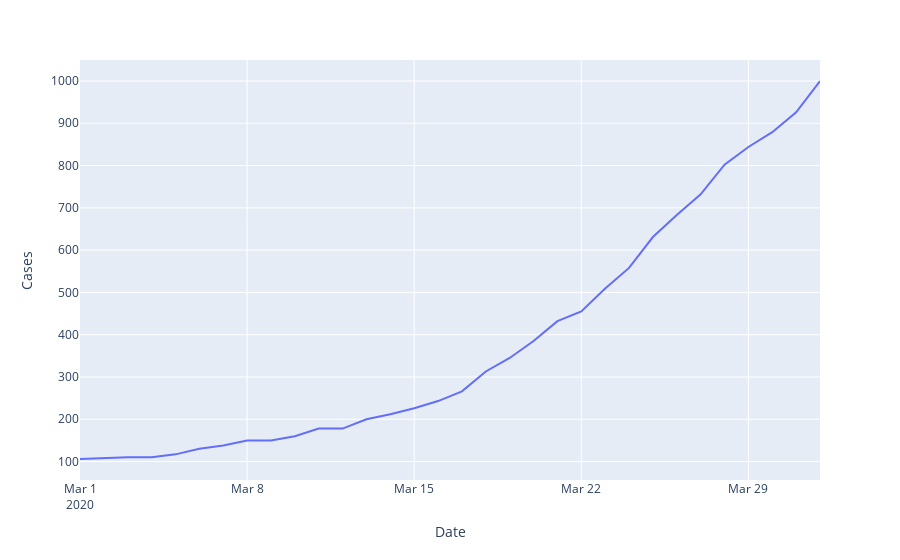

The cell this chart's notebook holds for it:
### Markdown cell above
### Total Cases in Singapore Over Time

### Code cell
cases = pd.DataFrame(df[df['Status']=='confirmed'].groupby('Date')['Cases'].sum()).reset_index()
px.line(cases, x='Date', y='Cases')

### Figure 1 — Plotly figure (JSON) as saved in the notebook; plotly's stock layout.template omitted (floating-point values rounded to 4 significant figures)
{"data": [{"hovertemplate": "Date=%{x}<br>Cases=%{y}<extra></extra>", "legendgroup": "", "line": {"color": "#636efa", "dash": "solid"}, "marker": {"symbol": "circle"}, "mode": "lines", "name": "", "orientation": "v", "showlegend": false, "type": "scatter", "x": ["2020-03-01T00:00:00Z", "2020-03-02T00:00:00Z", "2020-03-03T00:00:00Z", "2020-03-04T00:00:00Z", "2020-03-05T00:00:00Z", "2020-03-06T00:00:00Z", "2020-03-07T00:00:00Z", "2020-03-08T00:00:00Z", "2020-03-09T00:00:00Z", "2020-03-10T00:00:00Z", "2020-03-11T00:00:00Z", "2020-03-12T00:00:00Z", "2020-03-13T00:00:00Z", "2020-03-14T00:00:00Z", "2020-03-15T00:00:00Z", "2020-03-16T00:00:00Z", "2020-03-17T00:00:00Z", "2020-03-18T00:00:00Z", "2020-03-19T00:00:00Z", "2020-03-20T00:00:00Z", "2020-03-21T00:00:00Z", "2020-03-22T00:00:00Z", "2020-03-23T00:00:00Z", "2020-03-24T00:00:00Z", "2020-03-25T00:00:00Z", "2020-03-26T00:00:00Z", "2020-03-27T00:00:00Z", "2020-03-28T00:00:00Z", "2020-03-29T00:00:00Z", "2020-03-30T00:00:00Z", "2020-03-31T00:00:00Z", "2020-04-01T00:00:00Z"], "xaxis": "x", "y": [106, 108, 110, 110, 117, 130, 138, 150, 150, 160, 178, 178, 200, 212, 226, 243, 266, 313, 345, 385, 432, 455, 509, 558, 631, 683, 732, 802, 844, 879, 926, 1000], "yaxis": "y"}], "layout": {"legend": {"tracegroupgap": 0}, "margin": {"t": 60}, "xaxis": {"anchor": "y", "domain": [0, 1], "title": {"text": "Date"}}, "yaxis": {"anchor": "x", "domain": [0, 1], "title": {"text": "Cases"}}}}
